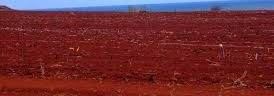
#> input picture crop_soil_img.jpg, 274 x 96 px, given in place of Copy of images125.jpg, which was not available
$ jupyter execute --allow-errors ImageProcess.ipynb   (older library calls are emulated)   (text cells are left out)
#> lines starting #> are read from the running program, lines starting #| are printed output that depends on the picture; after the words box and inside, x2 and y2 are one past the last pixel; in counts of white or black regions, pixels touching at a corner belong together; long printed decimals are rounded; pictures that were not available may be replaced by others from this repository, and a replacement may not be noted
[cell 1]
from google.colab import drive
drive.mount("/content/drive")

[cell 2]
Img_dir = "/content/drive/My Drive/IIITNR_PROJECT/dataset/Train/Red soil/Copy of images125.jpg"

[cell 3]
from google.colab.patches import cv2_imshow

[cell 4]
import cv2
import numpy as np

def crop_soil(image_path, output_path):
    # Step 1: Read the image
    image = cv2.imread(image_path)
#> image is the input picture: shape (96, 274, 3); mean B, G, R 49.4, 44.4, 111.1

    # Step 2: Convert to grayscale
    gray = cv2.cvtColor(image, cv2.COLOR_BGR2GRAY)
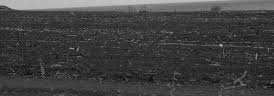
#> gray: shape (96, 274); min 12, max 204, mean 65

    # Step 3: Apply thresholding
    _, binary = cv2.threshold(gray, 127, 255, cv2.THRESH_BINARY_INV)
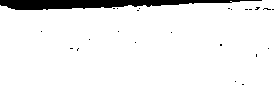
#> binary: shape (96, 274); 93.8% white; 24 black regions (23 under 20 px)

    # Step 4: Find contours
    contours, _ = cv2.findContours(binary, cv2.RETR_EXTERNAL, cv2.CHAIN_APPROX_SIMPLE)
#> contours = 1 contour; box (x1, y1, x2, y2) and area: (0, 0, 274, 96) 24362

    # Step 5: Get the largest contour (assuming it is the soil region)
    largest_contour = max(contours, key=cv2.contourArea)
#> largest_contour = contour of 71 points, box (x1, y1, x2, y2) (0, 0, 274, 96), area 24362

    # Step 6: Get the bounding box of the largest contour
    x, y, w, h = cv2.boundingRect(largest_contour)
#> x = 0; y = 0; w = 274; h = 96

    # Step 7: Crop the image using the bounding box
    cropped_image = image[y:y+h, x:x+w]
    cv2_imshow( cropped_image)
    cv2.waitKey(0)
    cv2.destroyAllWindows()

    # Step 8: Save the cropped image
    cv2.imwrite(output_path, cropped_image)

# Example usage
crop_soil(Img_dir, "/content/drive/My Drive/IIITNR_PROJECT/crop_soil_img.jpg")

[cell 5]
#step1
##taking image and displaying it
image = cv2.imread(Img_dir)
from google.colab.patches import cv2_imshow # Import the cv2_imshow function
cv2_imshow( image) # Use cv2_imshow instead of cv2.imshow
cv2.waitKey(0)
cv2.destroyAllWindows()

[cell 6]
#step 2
#converting rbg image to grey scale image
gray = cv2.cvtColor(image, cv2.COLOR_BGR2GRAY)
gray

[cell 7]
##step 3
#difference between both
#step 3.1 ---Applying edge detection
edges_rgb = cv2.Canny(image, 100, 200)
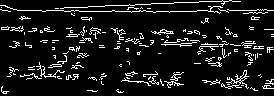
#> edges_rgb: shape (96, 274); 9.6% white in thin lines or dots
edges_gray = cv2.Canny(gray, 100, 200)
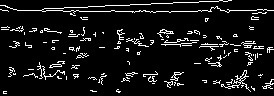
#> edges_gray: shape (96, 274); 8.1% white in thin lines or dots
cv2_imshow( edges_rgb)
print("\n")
cv2_imshow( edges_gray)

[cell 8]
##step 3
#difference between both
#step 3.2 ---Calculate noise (e.g., using standard deviation of the Laplacian)
noise_rgb = cv2.Laplacian(image, cv2.CV_64F).var()
#> noise_rgb = 1072.1
noise_gray = cv2.Laplacian(gray, cv2.CV_64F).var()
#> noise_gray = 1069.5
noise_rgb , noise_gray
#> Out = (1072.1, 1069.5)

[cell 9]
import matplotlib.pyplot as plt

[cell 10]
# Step 4: Visual Comparison
plt.figure(figsize=(12, 8))

plt.subplot(2, 2, 1)
plt.imshow(cv2.cvtColor(image, cv2.COLOR_BGR2RGB))
plt.title('Original RGB Image')
plt.axis('off')

plt.subplot(2, 2, 2)
plt.imshow(gray, cmap='gray')
plt.title('Grayscale Image')
plt.axis('off')

plt.subplot(2, 2, 3)
plt.imshow(edges_rgb, cmap='gray')
plt.title('Edges in RGB Image')
plt.axis('off')

plt.subplot(2, 2, 4)
plt.imshow(edges_gray, cmap='gray')
plt.title('Edges in Grayscale Image')
plt.axis('off')

plt.suptitle(f'Noise in RGB: {noise_rgb:.2f} | Noise in Grayscale: {noise_gray:.2f}', fontsize=16)
plt.show()
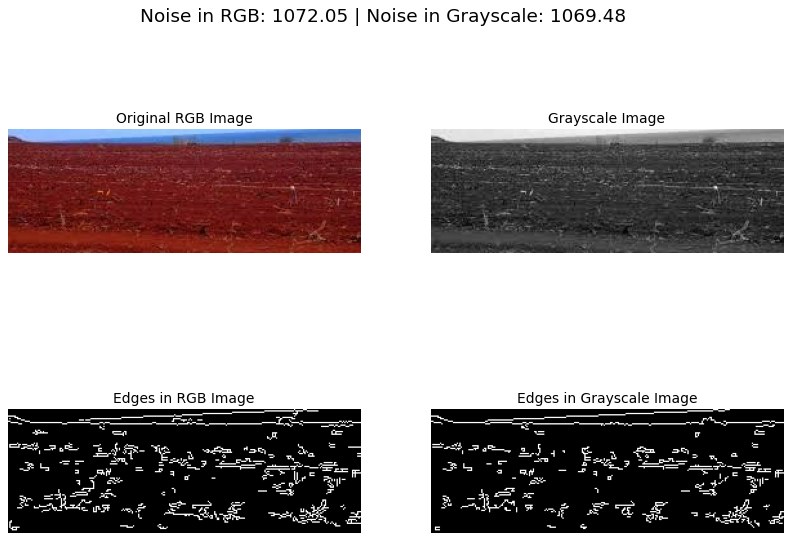
#> figure drawn by matplotlib, 4 panels

[cell 11]
from skimage.feature import graycomatrix, graycoprops

[cell 12]
##glcm analysis

def glcm_analysis(image, title):
        distances = [1]  # pixel pair distance
        angles = [0]  # angles in radians
        glcm = graycomatrix(image, distances, angles, 256, symmetric=True, normed=True)

        contrast = graycoprops(glcm, 'contrast')[0, 0]
        dissimilarity = graycoprops(glcm, 'dissimilarity')[0, 0]
        homogeneity = graycoprops(glcm, 'homogeneity')[0, 0]
        energy = graycoprops(glcm, 'energy')[0, 0]
        correlation = graycoprops(glcm, 'correlation')[0, 0]

        print(f'{title} Texture Analysis:')
        print(f'Contrast: {contrast:.2f}')
        print(f'Dissimilarity: {dissimilarity:.2f}')
        print(f'Homogeneity: {homogeneity:.2f}')
        print(f'Energy: {energy:.2f}')
        print(f'Correlation: {correlation:.2f}')
        print('')

[cell 13]
glcm_analysis(gray, 'Grayscale Image')
#> in glcm_analysis, `contrast = graycoprops(glcm, 'contrast')[0, 0]`: contrast = 98.56
#> in glcm_analysis, `dissimilarity = graycoprops(glcm, 'dissimilarity')[0, 0]`: dissimilarity = 6.38
#> in glcm_analysis, `homogeneity = graycoprops(glcm, 'homogeneity')[0, 0]`: homogeneity = 0.247
#> in glcm_analysis, `energy = graycoprops(glcm, 'energy')[0, 0]`: energy = 0.0307
#> in glcm_analysis, `correlation = graycoprops(glcm, 'correlation')[0, 0]`: correlation = 0.956
#| Contrast: 98.56
#| Dissimilarity: 6.38
#| Homogeneity: 0.25
#| Energy: 0.03
#| Correlation: 0.96

[cell 14]
##NOISE REDUCTION TECHNIQUE
##MEDIAN FILTERING

[cell 15]
from scipy.ndimage import median_filter

[cell 16]
##Loding the image
# If the image is colored (3 channels), convert it to grayscale for simplicity
if len(image.shape) == 3:
    image = np.mean(image, axis=2)
#> image: shape (96, 274) float64

# Display the original image
plt.imshow(image, cmap='gray')
plt.title('Original Image')
plt.show()

[cell 17]
#Implement the median filter function
def median_filter_manual(image, filter_size):
    # Get the dimensions of the image
    m, n = image.shape

    # Create an output image to store the results
    filtered_image = np.zeros((m, n), dtype=np.uint8)

    # Define the margin
    margin = filter_size // 2

    # Pad the image to handle the borders
    padded_image = np.pad(image, margin, mode='constant', constant_values=0)

    # Apply the median filter
    for i in range(m):
        for j in range(n):
            # Extract the window
            window = padded_image[i:i+filter_size, j:j+filter_size]
            # Compute the median of the window
            median_value = np.median(window)
            # Assign the median value to the filtered image
            filtered_image[i, j] = median_value

    return filtered_image

[cell 18]
filter_size = 5  # You can change the filter size to 5, 7, etc.
filtered_image = median_filter_manual(image, filter_size)
#> in median_filter_manual, `padded_image = np.pad(image, margin, mode='constant', constant_values=0)`:
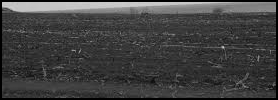
#> padded_image: shape (100, 278) float64; min 0, max 205.7, mean 64.6
#> after the loop in median_filter_manual, `for i in range(m):`:
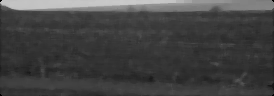
#> filtered_image: shape (96, 274); min 0, max 202, mean 66.9

# Display the filtered image
plt.imshow(filtered_image, cmap='gray')
plt.title('Filtered Image (Manual Median Filter)')
plt.show()

[cell 19]
noise_gray_median_filtered = cv2.Laplacian(filtered_image, cv2.CV_64F).var()
#> noise_gray_median_filtered = 122.4
noise_gray_median_filtered
#> Out = 122.4

[cell 20]
edges_filtered = cv2.Canny(filtered_image, 100, 200)
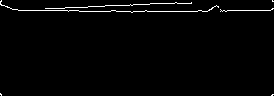
#> edges_filtered: shape (96, 274); 1.7% white in thin lines or dots

plt.subplot(2, 2, 4)
plt.imshow(edges_filtered, cmap='gray')

[cell 21]
cv2_imshow( image)

[cell 22]
cv2_imshow( gray)

[cell 23]
denoised_image = cv2.fastNlMeansDenoising(gray, None, 30, 7, 21)
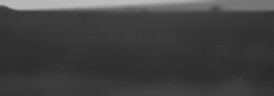
#> denoised_image: shape (96, 274); min 42, max 190, mean 64.6
cv2_imshow( denoised_image)

[cell 24]
import cv2
import numpy as np
from skimage.metrics import peak_signal_noise_ratio, structural_similarity

# Function to calculate and print noise metrics
def print_noise_metrics(original, processed, method_name):
    psnr = peak_signal_noise_ratio(original, processed)
    ssim = structural_similarity(original, processed)
    print(f"{method_name}: PSNR={psnr:.2f}, SSIM={ssim:.2f}")

# Display the original image
print("Original Image:")
cv2_imshow(gray)

# Gaussian Blur
gaussian_blur = cv2.GaussianBlur(gray, (5, 5), 0)
print_noise_metrics(gray, gaussian_blur, "Gaussian Blur")
#> in print_noise_metrics, `psnr = peak_signal_noise_ratio(original, processed)`: psnr = 29.49
#> in print_noise_metrics, `ssim = structural_similarity(original, processed)`: ssim = 0.709
#| Gaussian Blur: PSNR=29.49, SSIM=0.71
cv2_imshow(gaussian_blur)

# Median Filtering
median_filtered = cv2.medianBlur(gray, 5)
print_noise_metrics(gray, median_filtered, "Median Filtering")
#| Median Filtering: PSNR=27.84, SSIM=0.55
cv2_imshow(median_filtered)

# Bilateral Filtering
bilateral_filtered = cv2.bilateralFilter(gray, 9, 75, 75)
print_noise_metrics(gray, bilateral_filtered, "Bilateral Filtering")
#| Bilateral Filtering: PSNR=27.65, SSIM=0.54
cv2_imshow(bilateral_filtered)

# Non-Local Means Denoising
nlm_denoised = cv2.fastNlMeansDenoising(gray, None, 30, 7, 21)
print_noise_metrics(gray, nlm_denoised, "Non-Local Means Denoising")
#| Non-Local Means Denoising: PSNR=26.77, SSIM=0.46
cv2_imshow(nlm_denoised)

[cell 25]
import cv2
import numpy as np
from skimage.metrics import peak_signal_noise_ratio, structural_similarity
from google.colab import files

# Function to calculate and print noise metrics
def print_noise_metrics(original, processed, method_name):
    psnr = peak_signal_noise_ratio(original, processed)
    ssim = structural_similarity(original, processed)
    print(f"{method_name}: PSNR={psnr:.2f}, SSIM={ssim:.2f}")

# Function to display and save images
def display_and_save_image(image, title, filename):
    cv2_imshow(image)
    cv2.imwrite(filename, image)
    print(f"Saved {title} as {filename}")
    files.download(filename)

# Display the original image
print("Original Image:")
cv2_imshow(gray)

# Gaussian Blur
gaussian_blur = cv2.GaussianBlur(gray, (5, 5), 0)
print_noise_metrics(gray, gaussian_blur, "Gaussian Blur")
#> in print_noise_metrics, `psnr = peak_signal_noise_ratio(original, processed)`: psnr = 29.49
#> in print_noise_metrics, `ssim = structural_similarity(original, processed)`: ssim = 0.709
#| Gaussian Blur: PSNR=29.49, SSIM=0.71
display_and_save_image(gaussian_blur, "Gaussian Blur", "gaussian_blur.jpg")

# Median Filtering
median_filtered = cv2.medianBlur(gray, 5)
print_noise_metrics(gray, median_filtered, "Median Filtering")
#| Median Filtering: PSNR=27.84, SSIM=0.55
display_and_save_image(median_filtered, "Median Filtering", "median_filtered.jpg")

# Bilateral Filtering
bilateral_filtered = cv2.bilateralFilter(gray, 9, 75, 75)
print_noise_metrics(gray, bilateral_filtered, "Bilateral Filtering")
#| Bilateral Filtering: PSNR=27.65, SSIM=0.54
display_and_save_image(bilateral_filtered, "Bilateral Filtering", "bilateral_filtered.jpg")

# Non-Local Means Denoising
nlm_denoised = cv2.fastNlMeansDenoising(gray, None, 30, 7, 21)
print_noise_metrics(gray, nlm_denoised, "Non-Local Means Denoising")
#| Non-Local Means Denoising: PSNR=26.77, SSIM=0.46
display_and_save_image(nlm_denoised, "Non-Local Means Denoising", "nlm_denoised.jpg")

[cell 26]
import cv2
import numpy as np
from skimage.metrics import peak_signal_noise_ratio, structural_similarity
from google.colab import files

# Function to calculate and print noise metrics
def print_noise_metrics(original, processed, method_name):
    psnr = peak_signal_noise_ratio(original, processed)
    ssim = structural_similarity(original, processed)
    print(f"{method_name}: PSNR={psnr:.2f}, SSIM={ssim:.2f}")
    return f"{method_name}: PSNR={psnr:.2f}, SSIM={ssim:.2f}"

# Concatenate images horizontally with labels and info
def concatenate_images_horizontally(images, labels, infos):
    max_height = max(image.shape[0] for image in images)
    total_width = sum(image.shape[1] for image in images)
    concatenated_image = np.zeros((max_height, total_width), dtype=np.uint8)

    current_width = 0
    for image, label, info in zip(images, labels, infos):
        height, width = image.shape[:2]
        concatenated_image[:height, current_width:current_width+width] = image
        cv2.putText(concatenated_image, label, (current_width, max_height - 20), cv2.FONT_HERSHEY_SIMPLEX, 0.5, 255, 2)
        cv2.putText(concatenated_image, info, (current_width, max_height - 5), cv2.FONT_HERSHEY_SIMPLEX, 0.5, 255, 1)
        current_width += width

    return concatenated_image

# Display the original image
print("Original Image:")
cv2_imshow(gray)

# Gaussian Blur
gaussian_blur = cv2.GaussianBlur(gray, (5, 5), 0)
gaussian_blur_info = print_noise_metrics(gray, gaussian_blur, "Gaussian Blur")
#> in print_noise_metrics, `psnr = peak_signal_noise_ratio(original, processed)`: psnr = 29.49
#> in print_noise_metrics, `ssim = structural_similarity(original, processed)`: ssim = 0.709
#| Gaussian Blur: PSNR=29.49, SSIM=0.71
#> gaussian_blur_info = 'Gaussian Blur: PSNR=29.49, SSIM=0.71'

# Median Filtering
median_filtered = cv2.medianBlur(gray, 5)
median_filtered_info = print_noise_metrics(gray, median_filtered, "Median Filtering")
#| Median Filtering: PSNR=27.84, SSIM=0.55
#> median_filtered_info = 'Median Filtering: PSNR=27.84, SSIM=0.55'

# Bilateral Filtering
bilateral_filtered = cv2.bilateralFilter(gray, 9, 75, 75)
bilateral_filtered_info = print_noise_metrics(gray, bilateral_filtered, "Bilateral Filtering")
#| Bilateral Filtering: PSNR=27.65, SSIM=0.54

# Non-Local Means Denoising
nlm_denoised = cv2.fastNlMeansDenoising(gray, None, 30, 7, 21)
nlm_denoised_info = print_noise_metrics(gray, nlm_denoised, "Non-Local Means Denoising")
#| Non-Local Means Denoising: PSNR=26.77, SSIM=0.46

# Concatenate images horizontally
concatenated_image = concatenate_images_horizontally([gray, gaussian_blur, median_filtered, bilateral_filtered, nlm_denoised],
                                                     ["Original", "Gaussian Blur", "Median Filtering", "Bilateral Filtering", "Non-Local Means Denoising"],
                                                     ["", gaussian_blur_info, median_filtered_info, bilateral_filtered_info, nlm_denoised_info])
#> in concatenate_images_horizontally, `max_height = max(image.shape[0] for image in images)`: max_height = 96
#> in concatenate_images_horizontally, `total_width = sum(image.shape[1] for image in images)`: total_width = 1370
#> the loop in concatenate_images_horizontally, `for image, label, info in zip(images, labels, infos):` made 5 passes
#> (label, info, current_width) on passes 1 to 3: ('Original', '', 274), ('Gaussian Blur', 'Gaussian Blur: PSNR=29.49, SSIM=0.71', 548), ('Median Filtering', 'Median Filtering: PSNR=27.84, SSIM=0.55', 822)
#> (label, current_width) on passes 4 to 5: ('Bilateral Filtering', 1096), ('Non-Local Means Denoising', 1370)
#> after the loop in concatenate_images_horizontally, `for image, label, info in zip(images, labels, infos):`:
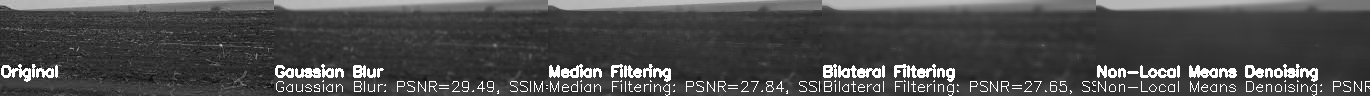
#> concatenated_image: shape (96, 1370); min 12, max 255, mean 75.4

# Display and save the concatenated image
cv2_imshow(concatenated_image)
cv2.imwrite("processed_images.jpg", concatenated_image)
print("Saved concatenated image as processed_images.jpg")
files.download("processed_images.jpg")

[cell 27]
import cv2
import numpy as np
from skimage.metrics import peak_signal_noise_ratio, structural_similarity

def evaluate_image_quality(original, denoised):
    psnr = peak_signal_noise_ratio(original, denoised)
    ssim = structural_similarity(original, denoised)
    return psnr, ssim

def apply_denoising_techniques(image, method, params):
    if method == 'nlm':
        h, template_window_size, search_window_size = params
        return cv2.fastNlMeansDenoising(image, None, h, template_window_size, search_window_size)
    elif method == 'gaussian':
        ksize, sigma = params
        return cv2.GaussianBlur(image, (ksize, ksize), sigma)
    elif method == 'median':
        ksize = params[0]
        return cv2.medianBlur(image, ksize)
    elif method == 'bilateral':
        d, sigma_color, sigma_space = params
        return cv2.bilateralFilter(image, d, sigma_color, sigma_space)

def find_best_parameters(image, method):
    best_psnr = 0
    best_ssim = 0
    best_params = None

    if method == 'nlm':
        h_values = range(10, 35, 5)
        template_window_sizes = range(3, 8, 2)
        search_window_sizes = range(15, 36, 5)
        for h in h_values:
            for template_window_size in template_window_sizes:
                for search_window_size in search_window_sizes:
                    denoised = apply_denoising_techniques(image, method, (h, template_window_size, search_window_size))
                    psnr, ssim = evaluate_image_quality(image, denoised)
                    if psnr > best_psnr and ssim > best_ssim:
                        best_psnr = psnr
                        best_ssim = ssim
                        best_params = (h, template_window_size, search_window_size)

    elif method == 'gaussian':
        ksize_values = range(3, 16, 2)
        sigma_values = range(1, 11)
        for ksize in ksize_values:
            for sigma in sigma_values:
                denoised = apply_denoising_techniques(image, method, (ksize, sigma))
                psnr, ssim = evaluate_image_quality(image, denoised)
                if psnr > best_psnr and ssim > best_ssim:
                    best_psnr = psnr
                    best_ssim = ssim
                    best_params = (ksize, sigma)

    elif method == 'median':
        ksize_values = range(3, 16, 2)
        for ksize in ksize_values:
            denoised = apply_denoising_techniques(image, method, (ksize,))
            psnr, ssim = evaluate_image_quality(image, denoised)
            if psnr > best_psnr and ssim > best_ssim:
                best_psnr = psnr
                best_ssim = ssim
                best_params = (ksize,)

    elif method == 'bilateral':
        d_values = range(5, 10)
        sigma_color_values = range(25, 101, 25)
        sigma_space_values = range(25, 101, 25)
        for d in d_values:
            for sigma_color in sigma_color_values:
                for sigma_space in sigma_space_values:
                    denoised = apply_denoising_techniques(image, method, (d, sigma_color, sigma_space))
                    psnr, ssim = evaluate_image_quality(image, denoised)
                    if psnr > best_psnr and ssim > best_ssim:
                        best_psnr = psnr
                        best_ssim = ssim
                        best_params = (d, sigma_color, sigma_space)

    return best_params, best_psnr, best_ssim

# Read the grayscale image
# gray_image = cv2.imread('path_to_gray_image', cv2.IMREAD_GRAYSCALE)

# List of denoising methods to compare
methods = ['nlm', 'gaussian', 'median', 'bilateral']

best_method = None
best_overall_psnr = 0
best_overall_ssim = 0
best_overall_params = None

# Evaluate each method
for method in methods:
    best_params, best_psnr, best_ssim = find_best_parameters(gray, method)
    print(f"Best Parameters for {method}: {best_params}")
    print(f"Best PSNR for {method}: {best_psnr}")
    print(f"Best SSIM for {method}: {best_ssim}")

    if best_psnr > best_overall_psnr and best_ssim > best_overall_ssim:
        best_overall_psnr = best_psnr
        best_overall_ssim = best_ssim
        best_overall_params = best_params
        best_method = method
#> this loop made 4 passes
#> (best_psnr, best_ssim, best_overall_psnr) on pass 1: (31.99, 0.792, 31.99)
#| Best Parameters for nlm: (10, 3, 15)
#| Best PSNR for nlm: 31.989
#| Best SSIM for nlm: 0.7923
#| Best Parameters for gaussian: (3, 1)
#| Best PSNR for gaussian: 30.539
#| Best SSIM for gaussian: 0.7783
#| Best Parameters for median: (3,)
#| Best PSNR for median: 29.239
#| Best SSIM for median: 0.6885
#| Best Parameters for bilateral: (5, 25, 25)
#> (further printed lines are left out)

print(f"\nBest Denoising Method: {best_method}")
#| Best Denoising Method: nlm
print(f"Best Parameters: {best_overall_params}")
#| Best Parameters: (10, 3, 15)
print(f"Best PSNR: {best_overall_psnr}")
#| Best PSNR: 31.989
print(f"Best SSIM: {best_overall_ssim}")
#| Best SSIM: 0.7923

# Apply the best denoising technique
best_denoised_image = apply_denoising_techniques(gray, best_method, best_overall_params)
cv2.imwrite('best_denoised_image.jpg', best_denoised_image)
#> Out = True

[cell 28]
#  'image' is your input image

# Step 1: Convert to grayscale
#already converted

# Step 2: Apply thresholding
_, binary = cv2.threshold(gray, 127, 255, cv2.THRESH_BINARY_INV)

# Step 3: Find contours
contours, _ = cv2.findContours(binary, cv2.RETR_EXTERNAL, cv2.CHAIN_APPROX_SIMPLE)

# Step 4: Get the largest contour (assuming it is the soil region)
largest_contour = max(contours, key=cv2.contourArea)

# Step 5: Get the bounding box of the largest contour
x, y, w, h = cv2.boundingRect(largest_contour)

# Step 6: Crop the image using the bounding box
cropped_image = image[y:y+h, x:x+w]

# Plotting
plt.figure(figsize=(10, 8))

plt.subplot(2, 2, 1)
plt.imshow(image)  # Convert BGR to RGB for display
plt.title("Original Image")
plt.axis('off')

plt.subplot(2, 2, 2)
plt.imshow(binary, cmap='gray')
plt.title("Binary Image")
plt.axis('off')

plt.subplot(2, 2, 3)
plt.imshow(gray, cmap='gray')
plt.title("Gray Image without Crop")
plt.axis('off')

plt.subplot(2, 2, 4)
plt.imshow(cropped_image, cmap='gray')
plt.title("Gray Image after Crop")
plt.axis('off')

plt.tight_layout()
plt.show()

[cell 29]
cropped_image_uint = cropped_image.astype(np.uint8)
